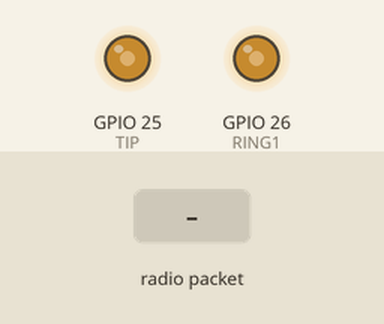
Simulated run of this program. Board: ESP32. Parts: output pins drawn as LEDs (lit = HIGH). The test bench sets the inputs (shaded band). What the program prints to the serial monitor is not drawn.

Above: at 1.2 s.
1.3 s: radio packet "1" arrives
2.8 s: radio packet "0" arrives
Timing chart, 0 to 5.8 s (numbered marks = the images above; inputs shaded):
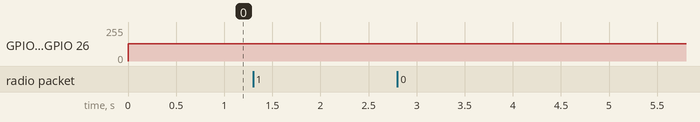

The program:

main.cpp
```cpp
#include <esp_now.h>
#include <WiFi.h>
#include <Arduino.h>
#include <ringbuffer.hpp>
typedef struct { uint8_t sample; } AudioPacket;

static constexpr uint32_t SAMPLE_RATE = 8000;
static constexpr uint32_t SAMPLE_PERIOD = 1000000UL / SAMPLE_RATE;
const int TIP = 25;
const int RING1 = 26;

jnk0le::Ringbuffer<uint8_t, 8192> audioBuf;
void onReceive(const uint8_t* mac_addr, const uint8_t* data, int len) {
  Serial.printf("Got ESP-NOW packet, len=%d. First byte: %02X\n",
                len, len>0 ? data[0] : 0);

  for (int i = 0; i < len; i++) {
    uint8_t sample = data[i];
    Serial.printf("Sample %d: %02X\n", i, sample);
    for (int i = 0; i < len; i++) {
       audioBuf.insert(data[i]);
    }

  }
}
void setup() {
  Serial.begin(115200);
  WiFi.mode(WIFI_STA);
  esp_now_init();
  esp_now_register_recv_cb(onReceive);
    pinMode(TIP, OUTPUT);
  pinMode(RING1, OUTPUT);
  digitalWrite(TIP, LOW);
  digitalWrite(RING1, LOW);

}

void loop() {
    static uint32_t next = micros();
    while ((int32_t)(micros() - next) < 0) {}
    next += SAMPLE_PERIOD;
    uint8_t sample = 128;
    if (!audioBuf.isEmpty()) {
        audioBuf.remove(sample);
    }
    dacWrite(TIP, sample);
    dacWrite(RING1, sample);
}
```

ringbuffer.hpp
```cpp
// (licence header left out)
#ifndef RINGBUFFER_HPP
#define RINGBUFFER_HPP
#include <stdint.h>
#include <stddef.h>
#include <limits>
#include <atomic>
#include <type_traits>

namespace jnk0le
{
	/*!
	 * \brief Lock free, with no wasted slots ringbuffer implementation
	 *
	 * \tparam T Type of buffered elements
	 * \tparam buffer_size Size of the buffer. Must be a power of 2.
	 * \tparam fake_tso Omit generation of explicit barrier code to avoid unnecesary instructions in tso scenario (e.g. simple microcontrollers/single core)
	 * \tparam cacheline_size Size of the cache line, to insert appropriate padding in between indexes and buffer
	 * \tparam index_t Type of array indexing type. Serves also as placeholder for future implementations.
	 */
	template<typename T, size_t buffer_size = 16, bool fake_tso = false, size_t cacheline_size = 0, typename index_t = size_t>
	class Ringbuffer
	{
	public:
		/*!
		 * \brief Default constructor, will initialize head and tail indexes
		 */
		Ringbuffer() : head(0), tail(0) {}

		/*!
		 * \brief Special case constructor to premature out unnecessary initialization code when object is
		 * instantiated in .bss section
		 * \warning If object is instantiated on stack, heap or inside noinit section then the contents have to be
		 * explicitly cleared before use
		 * \param dummy Ignored
		 */
		Ringbuffer(int dummy) { (void)(dummy); }

		/*!
		 * \brief Clear buffer from producer side
		 * \warning function may return without performing any action if consumer tries to read data at the same time
		 */
		void producerClear(void) {
			// head modification will lead to underflow if cleared during consumer read
			// doing this properly with CAS is not possible without modifying the consumer code
			consumerClear();
		}

		/*!
		 * \brief Clear buffer from consumer side
		 */
		void consumerClear(void) {
			tail.store(head.load(std::memory_order_relaxed), std::memory_order_relaxed);
		}

		/*!
		 * \brief Check if buffer is empty
		 * \return True if buffer is empty
		 */
		bool isEmpty(void) const {
			return readAvailable() == 0;
		}

		/*!
		 * \brief Check if buffer is full
		 * \return True if buffer is full
		 */
		bool isFull(void) const {
			return writeAvailable() == 0;
		}

		/*!
		 * \brief Check how many elements can be read from the buffer
		 * \return Number of elements that can be read
		 */
		index_t readAvailable(void) const {
			return head.load(index_acquire_barrier) - tail.load(std::memory_order_relaxed);
		}

		/*!
		 * \brief Check how many elements can be written into the buffer
		 * \return Number of free slots that can be be written
		 */
		index_t writeAvailable(void) const {
			return buffer_size - (head.load(std::memory_order_relaxed) - tail.load(index_acquire_barrier));
		}

		/*!
		 * \brief Inserts data into internal buffer, without blocking
		 * \param data element to be inserted into internal buffer
		 * \return True if data was inserted
		 */
		bool insert(T data)
		{
			index_t tmp_head = head.load(std::memory_order_relaxed);

			if((tmp_head - tail.load(index_acquire_barrier)) == buffer_size)
				return false;
			else
			{
				data_buff[tmp_head++ & buffer_mask] = data;
				std::atomic_signal_fence(std::memory_order_release);
				head.store(tmp_head, index_release_barrier);
			}
			return true;
		}

		/*!
		 * \brief Inserts data into internal buffer, without blocking
		 * \param[in] data Pointer to memory location where element, to be inserted into internal buffer, is located
		 * \return True if data was inserted
		 */
		bool insert(const T* data)
		{
			index_t tmp_head = head.load(std::memory_order_relaxed);

			if((tmp_head - tail.load(index_acquire_barrier)) == buffer_size)
				return false;
			else
			{
				data_buff[tmp_head++ & buffer_mask] = *data;
				std::atomic_signal_fence(std::memory_order_release);
				head.store(tmp_head, index_release_barrier);
			}
			return true;
		}

		/*!
		 * \brief Inserts data returned by callback function, into internal buffer, without blocking
		 *
		 * This is a special purpose function that can be used to avoid redundant availability checks in case when
		 * acquiring data have a side effects (like clearing status flags by reading a peripheral data register)
		 *
		 * \param get_data_callback Pointer to callback function that returns element to be inserted into buffer
		 * \return True if data was inserted and callback called
		 */
		bool insertFromCallbackWhenAvailable(T (*get_data_callback)(void))
		{
			index_t tmp_head = head.load(std::memory_order_relaxed);

			if((tmp_head - tail.load(index_acquire_barrier)) == buffer_size)
				return false;
			else
			{
				//execute callback only when there is space in buffer
				data_buff[tmp_head++ & buffer_mask] = get_data_callback();
				std::atomic_signal_fence(std::memory_order_release);
				head.store(tmp_head, index_release_barrier);
			}
			return true;
		}

		/*!
		 * \brief Removes single element without reading
		 * \return True if one element was removed
		 */
		bool remove()
		{
			index_t tmp_tail = tail.load(std::memory_order_relaxed);

			if(tmp_tail == head.load(std::memory_order_relaxed))
				return false;
			else
				tail.store(++tmp_tail, index_release_barrier); // release in case data was loaded/used before

			return true;
		}

		/*!
		 * \brief Removes multiple elements without reading and storing it elsewhere
		 * \param cnt Maximum number of elements to remove
		 * \return Number of removed elements
		 */
		size_t remove(size_t cnt) {
			index_t tmp_tail = tail.load(std::memory_order_relaxed);
			index_t avail = head.load(std::memory_order_relaxed) - tmp_tail;

			cnt = (cnt > avail) ? avail : cnt;

			tail.store(tmp_tail + cnt, index_release_barrier);
			return cnt;
		}

		/*!
		 * \brief Reads one element from internal buffer without blocking
		 * \param[out] data Reference to memory location where removed element will be stored
		 * \return True if data was fetched from the internal buffer
		 */
		bool remove(T& data) {
			return remove(&data); // references are anyway implemented as pointers
		}

		/*!
		 * \brief Reads one element from internal buffer without blocking
		 * \param[out] data Pointer to memory location where removed element will be stored
		 * \return True if data was fetched from the internal buffer
		 */
		bool remove(T* data) {
			index_t tmp_tail = tail.load(std::memory_order_relaxed);

			if(tmp_tail == head.load(index_acquire_barrier))
				return false;
			else
			{
				*data = data_buff[tmp_tail++ & buffer_mask];
				std::atomic_signal_fence(std::memory_order_release);
				tail.store(tmp_tail, index_release_barrier);
			}
			return true;
		}

		/*!
		 * \brief Gets the first element in the buffer on consumed side
		 *
		 * It is safe to use and modify item contents only on consumer side
		 *
		 * \return Pointer to first element, nullptr if buffer was empty
		 */
		T* peek() {
			index_t tmp_tail = tail.load(std::memory_order_relaxed);

			if(tmp_tail == head.load(index_acquire_barrier))
				return nullptr;
			else
				return &data_buff[tmp_tail & buffer_mask];
		}

		/*!
		 * \brief Gets the n'th element on consumed side
		 *
		 * It is safe to use and modify item contents only on consumer side
		 *
		 * \param index Item offset starting on the consumed side
		 * \return Pointer to requested element, nullptr if index exceeds storage count
		 */
		T* at(size_t index) {
			index_t tmp_tail = tail.load(std::memory_order_relaxed);

			if((head.load(index_acquire_barrier) - tmp_tail) <= index)
				return nullptr;
			else
				return &data_buff[(tmp_tail + index) & buffer_mask];
		}

		/*!
		 * \brief Gets the n'th element on consumed side
		 *
		 * Unchecked operation, assumes that software already knows if the element can be used, if
		 * requested index is out of bounds then reference will point to somewhere inside the buffer
		 * The isEmpty() and readAvailable() will place appropriate memory barriers if used as loop limiter
		 * It is safe to use and modify T contents only on consumer side
		 *
		 * \param index Item offset starting on the consumed side
		 * \return Reference to requested element, undefined if index exceeds storage count
		 */
		T& operator[](size_t index) {
			return data_buff[(tail.load(std::memory_order_relaxed) + index) & buffer_mask];
		}

		/*!
		 * \brief Insert multiple elements into internal buffer without blocking
		 *
		 * This function will insert as much data as possible from given buffer.
		 *
		 * \param[in] buff Pointer to buffer with data to be inserted from
		 * \param count Number of elements to write from the given buffer
		 * \return Number of elements written into internal buffer
		 */
		size_t writeBuff(const T* buff, size_t count);

		/*!
		 * \brief Insert multiple elements into internal buffer without blocking
		 *
		 * This function will continue writing new entries until all data is written or there is no more space.
		 * The callback function can be used to indicate to consumer that it can start fetching data.
		 *
		 * \warning This function is not deterministic
		 *
		 * \param[in] buff Pointer to buffer with data to be inserted from
		 * \param count Number of elements to write from the given buffer
		 * \param count_to_callback Number of elements to write before calling a callback function in first loop
		 * \param execute_data_callback Pointer to callback function executed after every loop iteration
		 * \return Number of elements written into internal  buffer
		 */
		size_t writeBuff(const T* buff, size_t count, size_t count_to_callback, void (*execute_data_callback)(void));

		/*!
		 * \brief Load multiple elements from internal buffer without blocking
		 *
		 * This function will read up to specified amount of data.
		 *
		 * \param[out] buff Pointer to buffer where data will be loaded into
		 * \param count Number of elements to load into the given buffer
		 * \return Number of elements that were read from internal buffer
		 */
		size_t readBuff(T* buff, size_t count);

		/*!
		 * \brief Load multiple elements from internal buffer without blocking
		 *
		 * This function will continue reading new entries until all requested data is read or there is nothing
		 * more to read.
		 * The callback function can be used to indicate to producer that it can start writing new data.
		 *
		 * \warning This function is not deterministic
		 *
		 * \param[out] buff Pointer to buffer where data will be loaded into
		 * \param count Number of elements to load into the given buffer
		 * \param count_to_callback Number of elements to load before calling a callback function in first iteration
		 * \param execute_data_callback Pointer to callback function executed after every loop iteration
		 * \return Number of elements that were read from internal buffer
		 */
		size_t readBuff(T* buff, size_t count, size_t count_to_callback, void (*execute_data_callback)(void));

	private:
		constexpr static index_t buffer_mask = buffer_size-1; //!< bitwise mask for a given buffer size
		constexpr static std::memory_order index_acquire_barrier = fake_tso ?
				  std::memory_order_relaxed
				: std::memory_order_acquire; // do not load from, or store to buffer before confirmed by the opposite side
		constexpr static std::memory_order index_release_barrier = fake_tso ?
				  std::memory_order_relaxed
				: std::memory_order_release; // do not update own side before all operations on data_buff committed

		alignas(cacheline_size) std::atomic<index_t> head; //!< head index
		alignas(cacheline_size) std::atomic<index_t> tail; //!< tail index

		// put buffer after variables so everything can be reached with short offsets
		alignas(cacheline_size) T data_buff[buffer_size]; //!< actual buffer

		// let's assert that no UB will be compiled in
		static_assert((buffer_size != 0), "buffer cannot be of zero size");
		static_assert((buffer_size & buffer_mask) == 0, "buffer size is not a power of 2");
		static_assert(sizeof(index_t) <= sizeof(size_t),
			"indexing type size is larger than size_t, operation is not lock free and doesn't make sense");

		static_assert(std::numeric_limits<index_t>::is_integer, "indexing type is not integral type");
		static_assert(!(std::numeric_limits<index_t>::is_signed), "indexing type must not be signed");
		static_assert(buffer_mask <= ((std::numeric_limits<index_t>::max)() >> 1),
			"buffer size is too large for a given indexing type (maximum size for n-bit type is 2^(n-1))");

		static_assert(std::is_trivial<T>::value, "non trivial objects will currently break");
	};

	template<typename T, size_t buffer_size, bool fake_tso, size_t cacheline_size, typename index_t>
	size_t Ringbuffer<T, buffer_size, fake_tso, cacheline_size, index_t>::writeBuff(const T* buff, size_t count)
	{
		index_t available = 0;
		index_t tmp_head = head.load(std::memory_order_relaxed);
		size_t to_write = count;

		available = buffer_size - (tmp_head - tail.load(index_acquire_barrier));

		if(available < count) // do not write more than we can
			to_write = available;

		// maybe divide it into 2 separate writes
		for(size_t i = 0; i < to_write; i++)
			data_buff[tmp_head++ & buffer_mask] = buff[i];

		std::atomic_signal_fence(std::memory_order_release);
		head.store(tmp_head, index_release_barrier);

		return to_write;
	}

	template<typename T, size_t buffer_size, bool fake_tso, size_t cacheline_size, typename index_t>
	size_t Ringbuffer<T, buffer_size, fake_tso, cacheline_size, index_t>::writeBuff(const T* buff, size_t count,
			size_t count_to_callback, void(*execute_data_callback)())
	{
		size_t written = 0;
		index_t available = 0;
		index_t tmp_head = head.load(std::memory_order_relaxed);
		size_t to_write = count;

		if(count_to_callback != 0 && count_to_callback < count)
			to_write = count_to_callback;

		while(written < count)
		{
			available = buffer_size - (tmp_head - tail.load(index_acquire_barrier));

			if(available == 0) // less than ??
				break;

			if(to_write > available) // do not write more than we can
				to_write = available;

			while(to_write--)
				data_buff[tmp_head++ & buffer_mask] = buff[written++];

			std::atomic_signal_fence(std::memory_order_release);
			head.store(tmp_head, index_release_barrier);

			if(execute_data_callback != nullptr)
				execute_data_callback();

			to_write = count - written;
		}

		return written;
	}

	template<typename T, size_t buffer_size, bool fake_tso, size_t cacheline_size, typename index_t>
	size_t Ringbuffer<T, buffer_size, fake_tso, cacheline_size, index_t>::readBuff(T* buff, size_t count)
	{
		index_t available = 0;
		index_t tmp_tail = tail.load(std::memory_order_relaxed);
		size_t to_read = count;

		available = head.load(index_acquire_barrier) - tmp_tail;

		if(available < count) // do not read more than we can
			to_read = available;

		// maybe divide it into 2 separate reads
		for(size_t i = 0; i < to_read; i++)
			buff[i] = data_buff[tmp_tail++ & buffer_mask];

		std::atomic_signal_fence(std::memory_order_release);
		tail.store(tmp_tail, index_release_barrier);

		return to_read;
	}

	template<typename T, size_t buffer_size, bool fake_tso, size_t cacheline_size, typename index_t>
	size_t Ringbuffer<T, buffer_size, fake_tso, cacheline_size, index_t>::readBuff(T* buff, size_t count,
			size_t count_to_callback, void(*execute_data_callback)())
	{
		size_t read = 0;
		index_t available = 0;
		index_t tmp_tail = tail.load(std::memory_order_relaxed);
		size_t to_read = count;

		if(count_to_callback != 0 && count_to_callback < count)
			to_read = count_to_callback;

		while(read < count)
		{
			available = head.load(index_acquire_barrier) - tmp_tail;

			if(available == 0) // less than ??
				break;

			if(to_read > available) // do not write more than we can
				to_read = available;

			while(to_read--)
				buff[read++] = data_buff[tmp_tail++ & buffer_mask];

			std::atomic_signal_fence(std::memory_order_release);
			tail.store(tmp_tail, index_release_barrier);

			if(execute_data_callback != nullptr)
				execute_data_callback();

			to_read = count - read;
		}

		return read;
	}

} // namespace

#endif //RINGBUFFER_HPP
```
